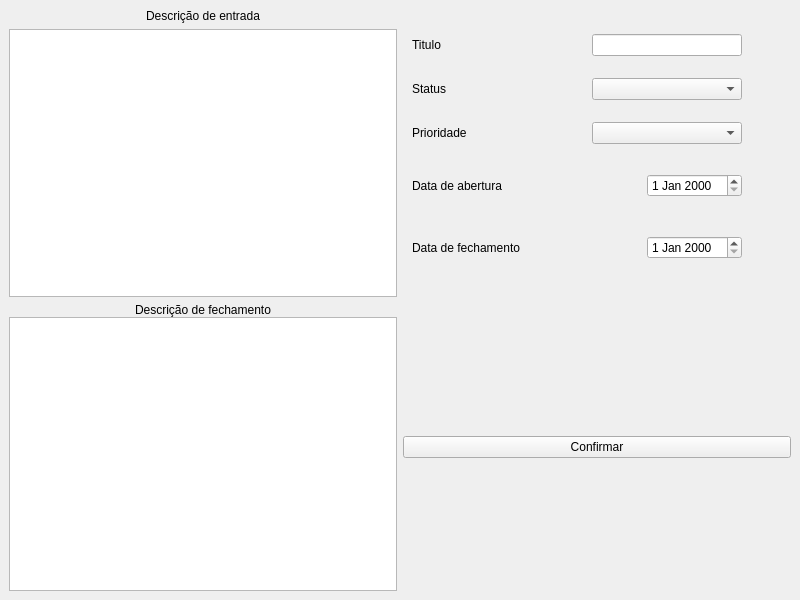
<?xml version="1.0" encoding="UTF-8"?>
<ui version="4.0">
 <class>AlterarCadastro</class>
 <widget class="QMainWindow" name="AlterarCadastro">
  <property name="geometry">
   <rect>
    <x>0</x>
    <y>0</y>
    <width>800</width>
    <height>600</height>
   </rect>
  </property>
  <property name="windowTitle">
   <string>ALTERAR</string>
  </property>
  <widget class="QWidget" name="centralwidget">
   <layout class="QGridLayout" name="gridLayout">
    <item row="0" column="0">
     <layout class="QVBoxLayout" name="verticalLayout">
      <item alignment="">
       <widget class="QLabel" name="label">
        <property name="text">
         <string>Descrição de entrada</string>
        </property>
        <property name="alignment">
         <set>Qt::AlignmentFlag::AlignCenter</set>
        </property>
       </widget>
      </item>
      <item>
       <widget class="QTextEdit" name="TEdescricao"/>
      </item>
     </layout>
    </item>
    <item row="0" column="1">
     <widget class="QWidget" name="widget" native="true">
      <layout class="QVBoxLayout" name="verticalLayout_2">
       <item>
        <layout class="QHBoxLayout" name="horizontalLayout_5">
         <property name="spacing">
          <number>0</number>
         </property>
         <property name="leftMargin">
          <number>0</number>
         </property>
         <property name="topMargin">
          <number>0</number>
         </property>
         <property name="rightMargin">
          <number>0</number>
         </property>
         <property name="bottomMargin">
          <number>0</number>
         </property>
         <item>
          <widget class="QLabel" name="label_10">
           <property name="maximumSize">
            <size>
             <width>50</width>
             <height>16777215</height>
            </size>
           </property>
           <property name="text">
            <string>Titulo</string>
           </property>
           <property name="alignment">
            <set>Qt::AlignmentFlag::AlignCenter</set>
           </property>
          </widget>
         </item>
         <item>
          <spacer name="horizontalSpacer_6">
           <property name="orientation">
            <enum>Qt::Orientation::Horizontal</enum>
           </property>
           <property name="sizeType">
            <enum>QSizePolicy::Policy::MinimumExpanding</enum>
           </property>
           <property name="sizeHint" stdset="0">
            <size>
             <width>5</width>
             <height>5</height>
            </size>
           </property>
          </spacer>
         </item>
         <item>
          <widget class="QLineEdit" name="edtTitulo"/>
         </item>
         <item>
          <spacer name="horizontalSpacer">
           <property name="orientation">
            <enum>Qt::Orientation::Horizontal</enum>
           </property>
           <property name="sizeType">
            <enum>QSizePolicy::Policy::Minimum</enum>
           </property>
           <property name="sizeHint" stdset="0">
            <size>
             <width>40</width>
             <height>20</height>
            </size>
           </property>
          </spacer>
         </item>
        </layout>
       </item>
       <item>
        <layout class="QHBoxLayout" name="horizontalLayout_8">
         <item>
          <widget class="QLabel" name="label_12">
           <property name="maximumSize">
            <size>
             <width>50</width>
             <height>16777215</height>
            </size>
           </property>
           <property name="text">
            <string>Status</string>
           </property>
           <property name="alignment">
            <set>Qt::AlignmentFlag::AlignCenter</set>
           </property>
          </widget>
         </item>
         <item>
          <spacer name="horizontalSpacer_9">
           <property name="orientation">
            <enum>Qt::Orientation::Horizontal</enum>
           </property>
           <property name="sizeType">
            <enum>QSizePolicy::Policy::MinimumExpanding</enum>
           </property>
           <property name="sizeHint" stdset="0">
            <size>
             <width>40</width>
             <height>20</height>
            </size>
           </property>
          </spacer>
         </item>
         <item>
          <widget class="QComboBox" name="CBStatus_2">
           <property name="minimumSize">
            <size>
             <width>150</width>
             <height>0</height>
            </size>
           </property>
           <property name="maximumSize">
            <size>
             <width>150</width>
             <height>16777215</height>
            </size>
           </property>
          </widget>
         </item>
         <item>
          <spacer name="horizontalSpacer_2">
           <property name="orientation">
            <enum>Qt::Orientation::Horizontal</enum>
           </property>
           <property name="sizeType">
            <enum>QSizePolicy::Policy::Minimum</enum>
           </property>
           <property name="sizeHint" stdset="0">
            <size>
             <width>40</width>
             <height>20</height>
            </size>
           </property>
          </spacer>
         </item>
        </layout>
       </item>
       <item>
        <layout class="QHBoxLayout" name="horizontalLayout_4">
         <item>
          <widget class="QLabel" name="label_3">
           <property name="text">
            <string>Prioridade</string>
           </property>
          </widget>
         </item>
         <item>
          <spacer name="horizontalSpacer_5">
           <property name="orientation">
            <enum>Qt::Orientation::Horizontal</enum>
           </property>
           <property name="sizeType">
            <enum>QSizePolicy::Policy::MinimumExpanding</enum>
           </property>
           <property name="sizeHint" stdset="0">
            <size>
             <width>40</width>
             <height>20</height>
            </size>
           </property>
          </spacer>
         </item>
         <item>
          <widget class="QComboBox" name="CBStatus">
           <property name="minimumSize">
            <size>
             <width>150</width>
             <height>0</height>
            </size>
           </property>
           <property name="maximumSize">
            <size>
             <width>150</width>
             <height>16777215</height>
            </size>
           </property>
          </widget>
         </item>
         <item>
          <spacer name="horizontalSpacer_3">
           <property name="orientation">
            <enum>Qt::Orientation::Horizontal</enum>
           </property>
           <property name="sizeType">
            <enum>QSizePolicy::Policy::Minimum</enum>
           </property>
           <property name="sizeHint" stdset="0">
            <size>
             <width>40</width>
             <height>20</height>
            </size>
           </property>
          </spacer>
         </item>
        </layout>
       </item>
       <item>
        <layout class="QHBoxLayout" name="horizontalLayout">
         <item>
          <widget class="QLabel" name="label_4">
           <property name="text">
            <string>Data de abertura</string>
           </property>
          </widget>
         </item>
         <item>
          <spacer name="horizontalSpacer_11">
           <property name="orientation">
            <enum>Qt::Orientation::Horizontal</enum>
           </property>
           <property name="sizeType">
            <enum>QSizePolicy::Policy::MinimumExpanding</enum>
           </property>
           <property name="sizeHint" stdset="0">
            <size>
             <width>74</width>
             <height>40</height>
            </size>
           </property>
          </spacer>
         </item>
         <item>
          <widget class="QDateEdit" name="dateEdit"/>
         </item>
         <item>
          <spacer name="horizontalSpacer_4">
           <property name="orientation">
            <enum>Qt::Orientation::Horizontal</enum>
           </property>
           <property name="sizeType">
            <enum>QSizePolicy::Policy::Minimum</enum>
           </property>
           <property name="sizeHint" stdset="0">
            <size>
             <width>40</width>
             <height>20</height>
            </size>
           </property>
          </spacer>
         </item>
        </layout>
       </item>
       <item>
        <layout class="QHBoxLayout" name="horizontalLayout_2">
         <item>
          <widget class="QLabel" name="label_5">
           <property name="text">
            <string>Data de fechamento</string>
           </property>
          </widget>
         </item>
         <item>
          <spacer name="horizontalSpacer_12">
           <property name="orientation">
            <enum>Qt::Orientation::Horizontal</enum>
           </property>
           <property name="sizeType">
            <enum>QSizePolicy::Policy::MinimumExpanding</enum>
           </property>
           <property name="sizeHint" stdset="0">
            <size>
             <width>74</width>
             <height>40</height>
            </size>
           </property>
          </spacer>
         </item>
         <item>
          <widget class="QDateEdit" name="dateEdit_2"/>
         </item>
         <item>
          <spacer name="horizontalSpacer_7">
           <property name="orientation">
            <enum>Qt::Orientation::Horizontal</enum>
           </property>
           <property name="sizeType">
            <enum>QSizePolicy::Policy::Minimum</enum>
           </property>
           <property name="sizeHint" stdset="0">
            <size>
             <width>40</width>
             <height>20</height>
            </size>
           </property>
          </spacer>
         </item>
        </layout>
       </item>
      </layout>
     </widget>
    </item>
    <item row="1" column="0">
     <layout class="QVBoxLayout" name="verticalLayout_12">
      <property name="spacing">
       <number>0</number>
      </property>
      <property name="leftMargin">
       <number>0</number>
      </property>
      <property name="topMargin">
       <number>0</number>
      </property>
      <property name="rightMargin">
       <number>0</number>
      </property>
      <property name="bottomMargin">
       <number>0</number>
      </property>
      <item alignment="">
       <widget class="QLabel" name="label_2">
        <property name="text">
         <string>Descrição de fechamento</string>
        </property>
        <property name="alignment">
         <set>Qt::AlignmentFlag::AlignCenter</set>
        </property>
       </widget>
      </item>
      <item>
       <widget class="QTextEdit" name="TEdescricao_2"/>
      </item>
     </layout>
    </item>
    <item row="1" column="1">
     <widget class="QPushButton" name="pushButton">
      <property name="text">
       <string>Confirmar</string>
      </property>
     </widget>
    </item>
   </layout>
  </widget>
 </widget>
 <resources/>
 <connections/>
</ui>
